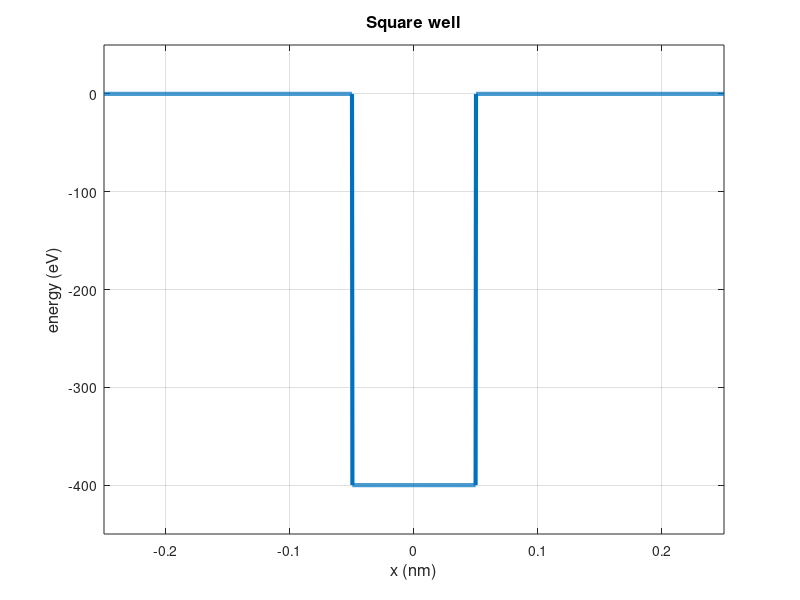
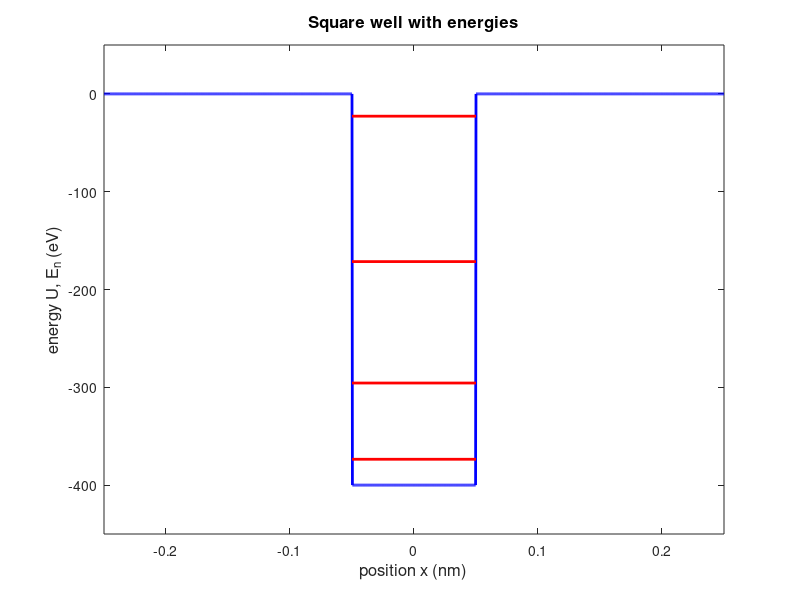
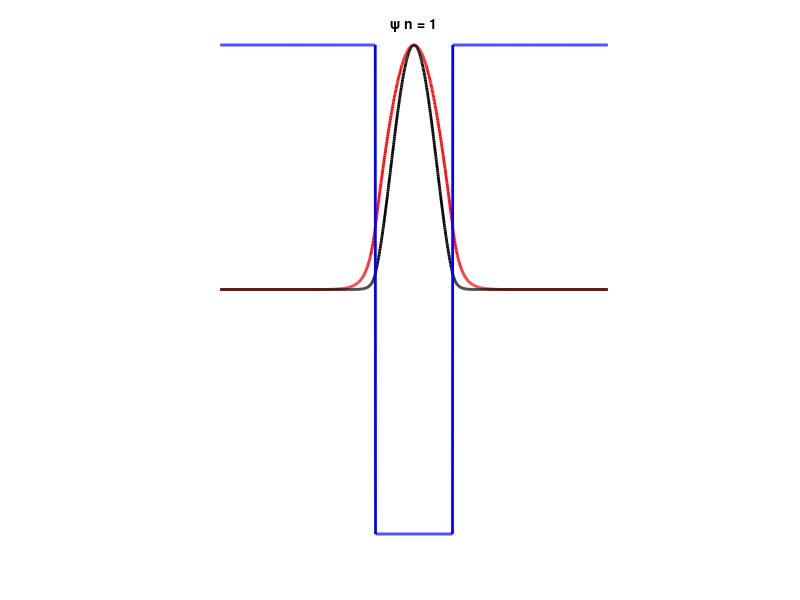
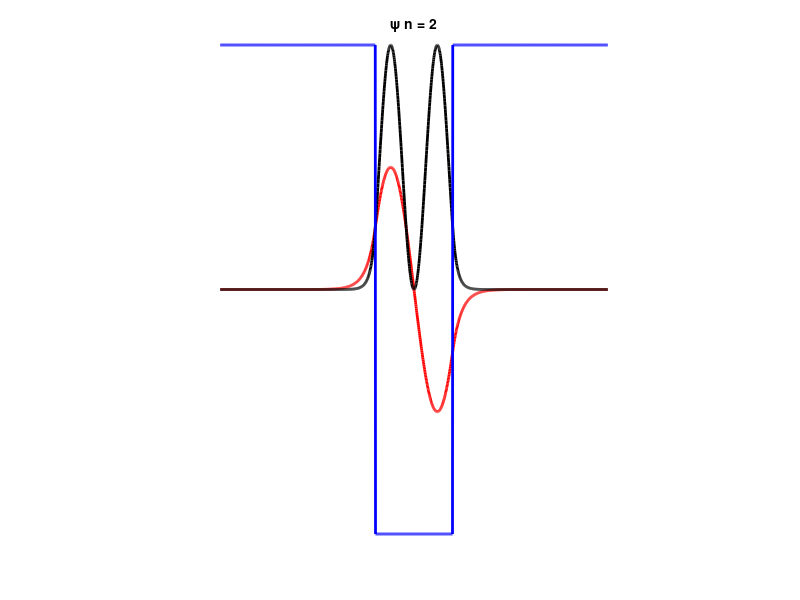

Reproduce these figures in MATLAB, in order.
% Program by Ian Cooper, School of Physics, University of Sydney
% for solving time independent Schrodinger Equation for a potential well
% Modified and adapted by Per Jonsson, 2016.

clear all
close all
clc
num = 1501; % Number of grid points (odd number)

% Constants ------------------------------------------------------------
hbar = 1.055e-34; % J.s
me = 9.109e-31; % kg electron mass
Ese = 1.6e-19; % Energy scaling factor
Lse = 1e-9; % Length scaling factor
Cse = -hbar^2/(2*me) / (Lse^2*Ese); % Schrodinger Eq constant

% Potential well parameters, well centered around x = 0 -----------------
% Width 0.1 nmm depth - 400 eV

U = zeros(num,1);
U_matrix = zeros(num-2);
xMin = -0.25; % default = -0.25 nm
xMax = 0.25; % default = +0.25 nm
x1 = 0.05; % 1/2 well width: default = 0.05 nm
U1 = -400; % Depth of well (eV): default = -400 eV
x = linspace(xMin,xMax,num);
for cn = 1 : num
  if abs(x(cn)) <= x1
     U(cn) = U1;
  end;
end;

% Plot potential well --------------------------------------------
figure(1);
clf
plot(x,U,'LineWidth',3);
axis([xMin-eps xMax min(U)-50 max(U)+50]);
title('Square well','FontSize',12)
xlabel('x (nm)','FontSize',12);
ylabel('energy (eV)','FontSize',12);
grid on

% Make potential energy matrix ----------------------------------
dx = (x(2)-x(1));
dx2 = dx^2;
for cn =1:(num-2)
  U_matrix(cn,cn) = U(cn+1); % diagonal matrix
end;

% Make Second Derivative Matrix ------------------------------------------
off = ones(num-3,1);
SD_matrix = (-2*eye(num-2) + diag(off,1) + diag(off,-1))/dx2;

% Make KE Matrix
K_matrix = Cse*SD_matrix;

% Make Hamiltonian Matrix
H_matrix = K_matrix + U_matrix;

% Find Eignevalues E_n and Eigenfunctions psi_N ---------------------------

[e_funct e_values] = eig(H_matrix);

% All Eigenvalues 1, 2 , ... nbound where E < 0 (bounded states)
flag = 0;
n = 1;
while flag == 0
  E(n) = e_values(n,n);
  if E(n) > 0
    flag = 1;
  end
  n = n + 1;
end
nbound = n-2;

% Corresponding Eigenfunctions 1, 2, ... ,nbound
for cn = 1 : nbound
  psi(:,cn) = [0; e_funct(:,cn); 0]; % add zeros at the end points
  prob(:,cn) = psi(:,cn).* psi(:,cn); % probability
  if psi(5,cn) < 0
    psi(:,cn) = -psi(:,cn);
  end % curve starts positive
end % for

% Display eigenvalues in Command Window -------------------------------
disp(' ');
disp('================================================================ ');
disp(' ');
fprintf('No. bound states found = %0.0g \n',nbound);
disp(' ');
disp('Quantum State / Eigenvalues En (eV)');
for cn = 1 : nbound
  fprintf(' %0.0f ',cn);
  fprintf(' %0.5g \n',E(cn));
end
disp(' ')
disp(' ');

% Plot energy spectrum ------------------------------------------------
xs(1) = -x1;
xs(2) = x1;
figure(2);
clf
plot(x,U,'b','LineWidth',2);
xlabel('position x (nm)','FontSize',12);
ylabel('energy U, E_n (eV)','FontSize',12);
title('Square well with energies','FontSize',12);
hold on
for cn = 1 : nbound
  ys(1) = E(cn);
  ys(2) = ys(1);
  plot(xs,ys,'r','LineWidth',2);
end %for
axis([xMin-eps xMax min(U)-50 max(U)+50]);

% Plots the eigenfunctions (wavefunctions)
for cn = 1:nbound
  figure(cn+2)
  clf
  y1 = psi(:,cn)/(max(psi(:,cn)-min(psi(:,cn))));
  y2 = prob(:,cn)/max(prob(:,cn));
  y3 = 1 + 2*U/(max(U) - min(U));
  plot(x,y1,'r','lineWidth',2)
  hold on
  plot(x,y2,'k','lineWidth',2)
  plot(x,y3,'b','lineWidth',2)
  axis off
  title_m = ['\psi n = ', num2str(cn)] ;
  title(title_m,'Fontsize',10);
end
